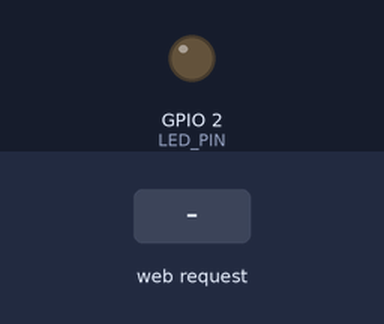
Bench run of a sketch on a simulated ESP32. Parts: output pins drawn as LEDs (lit = HIGH). The inputs (shaded band) are chosen by the test bench. WiFi joins after 1.5 s; servers stay silent unless stated; what the sketch prints to the serial monitor is not drawn.

Above: at 5.6 s.
5.7 s: HTTP request GET /tag?epc=1 received
At 5.81 s:
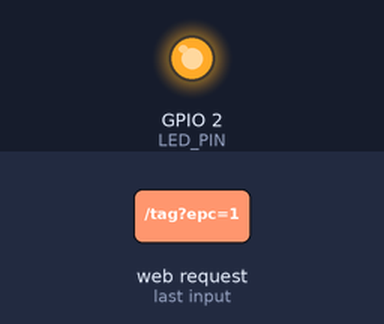
Timing chart, 0 to 8.7 s (numbered marks = the images above; inputs shaded):
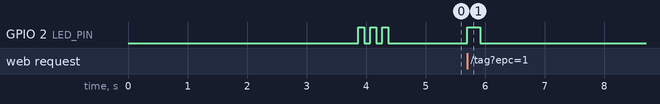

Measured:
- after the input at 5.7 s, GPIO 2 (LED_PIN): LOW → HIGH at once, → LOW 0.22 s later

The sketch:

esp32_http_blynk.ino
```cpp
/*
 * ❌ STATUS: NOT WORKING / EXPERIMENTAL
 * This ESP32 code is part of the third approach (ESP32 standalone/Blynk) which did not work.
 * Use the Linux C or Python direct serial connection approaches instead.
 */

/************************************************************
 * ESP32 HTTP Server → Blynk Phone App
 *
 * Receives RFID tag data from Python script via HTTP
 * Forwards to Blynk phone app via WiFi
 *
 * SETUP:
 * 1. Upload this sketch to ESP32
 * 2. Open Serial Monitor (115200 baud)
 * 3. Note the IP address displayed
 * 4. Run Python script with ESP32's IP address
 ************************************************************/

#define BLYNK_PRINT Serial
#define BLYNK_TEMPLATE_ID   "TMPL3ajs_Zavb"
#define BLYNK_TEMPLATE_NAME "ESP32RFID"
#define BLYNK_AUTH_TOKEN    "Pik0pCvfvUu8X4-wQTGh35Rutgzo1t7z"

#include <WiFi.h>
#include <WebServer.h>
#include <BlynkSimpleEsp32.h>

// WiFi credentials
const char* ssid = "CMF";
const char* password = "123456789";

// LED Pin
const int LED_PIN = 2;

// Web server on port 80
WebServer server(80);

// Tag counter
int tagCount = 0;

// Handle incoming tag data
void handleTag() {
  if (server.hasArg("epc")) {
    String tagEPC = server.arg("epc");

    tagCount++;

    // Blink LED
    digitalWrite(LED_PIN, HIGH);

    // Print to Serial
    Serial.println("\n━━━━━━━━━━━━━━━━━━━━━━━━━━━━━━━━━━━━━━");
    Serial.print("📡 RFID TAG #");
    Serial.println(tagCount);
    Serial.println("━━━━━━━━━━━━━━━━━━━━━━━━━━━━━━━━━━━━━━");
    Serial.print("EPC: ");
    Serial.println(tagEPC);
    Serial.print("Time: ");
    Serial.print(millis() / 1000);
    Serial.println("s");

    // Send to Blynk
    if (Blynk.connected()) {
      String message = "Tag #" + String(tagCount) + ": " + tagEPC;
      Blynk.virtualWrite(V0, message);
      Serial.println("✅ Sent to Blynk");
    } else {
      Serial.println("⚠️  Blynk not connected!");
    }
    Serial.println();

    // LED off
    delay(200);
    digitalWrite(LED_PIN, LOW);

    // Send success response
    server.send(200, "text/plain", "OK");
  } else {
    server.send(400, "text/plain", "Missing EPC parameter");
  }
}

// Handle root page
void handleRoot() {
  String html = "<html><body>";
  html += "<h1>ESP32 RFID → Blynk Server</h1>";
  html += "<p>Status: <b>Running</b></p>";
  html += "<p>Tags received: <b>" + String(tagCount) + "</b></p>";
  html += "<p>Blynk: <b>" + String(Blynk.connected() ? "Connected" : "Disconnected") + "</b></p>";
  html += "<hr>";
  html += "<p>Send tag data: <code>http://" + WiFi.localIP().toString() + "/tag?epc=TAG_ID</code></p>";
  html += "</body></html>";

  server.send(200, "text/html", html);
}

void setup() {
  pinMode(LED_PIN, OUTPUT);
  digitalWrite(LED_PIN, LOW);

  Serial.begin(115200);
  delay(2000);

  Serial.println("\n\n");
  Serial.println("╔═════════════════════════════════════════════╗");
  Serial.println("║  ESP32 HTTP → BLYNK RECEIVER v1.0          ║");
  Serial.println("╚═════════════════════════════════════════════╝\n");

  // Connect to WiFi
  Serial.print("📶 Connecting to WiFi: ");
  Serial.println(ssid);

  WiFi.mode(WIFI_STA);
  WiFi.begin(ssid, password);

  int attempts = 0;
  while (WiFi.status() != WL_CONNECTED && attempts < 40) {
    delay(500);
    Serial.print(".");
    attempts++;
  }
  Serial.println();

  if (WiFi.status() == WL_CONNECTED) {
    Serial.println("✅ WiFi Connected!");
    Serial.print("📍 IP Address: ");
    Serial.println(WiFi.localIP());
    Serial.print("📶 Signal: ");
    Serial.print(WiFi.RSSI());
    Serial.println(" dBm");
  } else {
    Serial.println("❌ WiFi Connection FAILED!");
    Serial.println("⚠️  Check SSID/password and restart ESP32");
    while(1) {
      digitalWrite(LED_PIN, HIGH);
      delay(200);
      digitalWrite(LED_PIN, LOW);
      delay(200);
    }
  }

  Serial.println();

  // Connect to Blynk
  Serial.println("📱 Connecting to Blynk...");
  Blynk.config(BLYNK_AUTH_TOKEN);

  if (Blynk.connect()) {
    Serial.println("✅ Blynk Connected!");
    Blynk.virtualWrite(V0, "ESP32 HTTP Server Ready");
  } else {
    Serial.println("⚠️  Blynk connection failed (will retry)");
    Serial.println("   Server will still work, but no phone updates");
  }

  Serial.println();

  // Setup HTTP server
  server.on("/", handleRoot);
  server.on("/tag", handleTag);
  server.begin();

  Serial.println("🌐 HTTP Server started!");
  Serial.println("════════════════════════════════════════════");
  Serial.println();
  Serial.println("📋 READY TO RECEIVE TAGS!");
  Serial.println();
  Serial.println("Python script command:");
  Serial.print("  python3 rfid_to_esp32.py ");
  Serial.println(WiFi.localIP());
  Serial.println();
  Serial.println("Test command:");
  Serial.print("  curl 'http://");
  Serial.print(WiFi.localIP());
  Serial.println("/tag?epc=TEST1234'");
  Serial.println();
  Serial.println("════════════════════════════════════════════\n");

  // Startup blink
  for(int i = 0; i < 3; i++) {
    digitalWrite(LED_PIN, HIGH);
    delay(100);
    digitalWrite(LED_PIN, LOW);
    delay(100);
  }
}

void loop() {
  Blynk.run();
  server.handleClient();

  // Reconnect to Blynk if disconnected
  if (!Blynk.connected()) {
    static unsigned long lastReconnect = 0;
    if (millis() - lastReconnect > 30000) {  // Try every 30 seconds
      Serial.println("🔄 Reconnecting to Blynk...");
      if (Blynk.connect()) {
        Serial.println("✅ Blynk reconnected!");
      }
      lastReconnect = millis();
    }
  }
}
```
